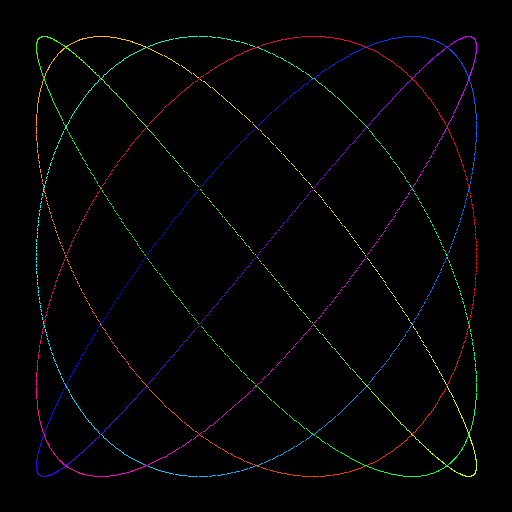

This chart was generated by the following Python code:
"""
colored_lissajous.py — a Lissajous curve coloured by progress along the path.

The hue cycles through the full colour wheel as t sweeps through a single
period, giving a coloured ribbon that highlights how the curve closes on
itself.

Pixels2GenAI Project
"""

import numpy as np
from PIL import Image


def hue_to_rgb(hue):
    """Map hue in [0, 1] to RGB via the 6-segment HSV wheel."""
    h6 = hue * 6
    c = np.ones_like(h6); z = np.zeros_like(h6)
    x = 1 - np.abs((h6 % 2) - 1)
    seg = h6.astype(int) % 6
    r = np.choose(seg, [c, x, z, z, x, c])
    g = np.choose(seg, [x, c, c, x, z, z])
    b = np.choose(seg, [z, z, x, c, c, x])
    return (np.stack([r, g, b], axis=-1) * 255).astype(np.uint8)


CANVAS_SIZE = 512
canvas = np.zeros((CANVAS_SIZE, CANVAS_SIZE, 3), dtype=np.uint8)

amplitude = 220
a, b = 5, 6
delta = np.pi / 2

num_points = 6000
t = np.linspace(0, 2 * np.pi, num_points)
xs = CANVAS_SIZE / 2 + amplitude * np.sin(a * t + delta)
ys = CANVAS_SIZE / 2 + amplitude * np.sin(b * t)

# Progress in [0, 1] along the curve, mapped to hue
progress = np.linspace(0, 1, num_points)
colors = hue_to_rgb(progress)

xi = np.round(xs).astype(int)
yi = np.round(ys).astype(int)
inside = (xi >= 0) & (xi < CANVAS_SIZE) & (yi >= 0) & (yi < CANVAS_SIZE)

canvas[yi[inside], xi[inside]] = colors[inside]

Image.fromarray(canvas, mode='RGB').save('colored_lissajous.png')
